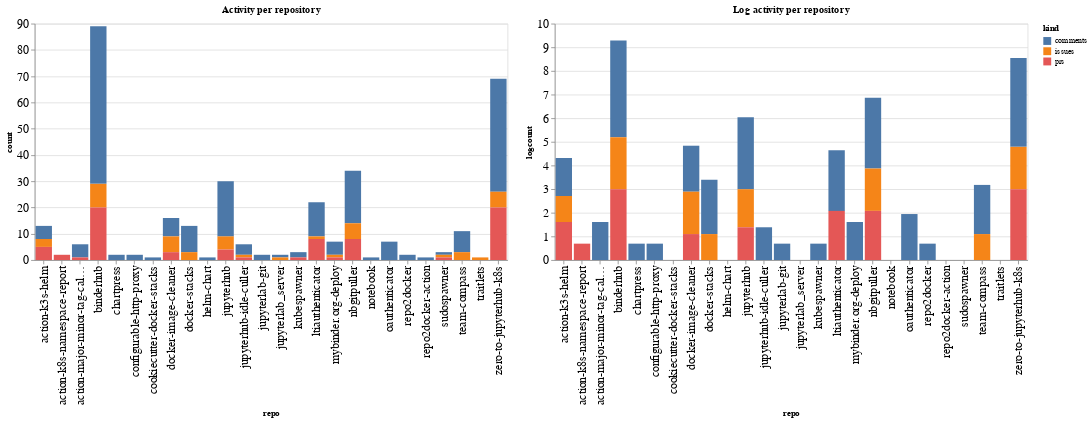

Notebook code for this chart:
### Code cell
ch1 = alt.Chart(repo_summaries, width=600, title="Activity per repository").mark_bar().encode(
    x='repo',
    y='count',
    color='kind',
    tooltip="kind"
)

ch2 = alt.Chart(repo_summaries, width=600, title="Log activity per repository").mark_bar().encode(
    x='repo',
    y='logcount',
    color='kind',
    tooltip="kind"
)

ch1 | ch2

### Figure 1 — Vega-Lite specification as saved in the notebook (floating-point values rounded to 4 significant figures)
{"config": {"axisLeft": {"labelFontSize": 15}, "axisBottom": {"labelFontSize": 15}}, "hconcat": [{"mark": "bar", "encoding": {"color": {"type": "nominal", "field": "kind"}, "tooltip": {"type": "nominal", "field": "kind"}, "x": {"type": "nominal", "field": "repo"}, "y": {"type": "quantitative", "field": "count"}}, "title": "Activity per repository", "width": 600}, {"mark": "bar", "encoding": {"color": {"type": "nominal", "field": "kind"}, "tooltip": {"type": "nominal", "field": "kind"}, "x": {"type": "nominal", "field": "repo"}, "y": {"type": "quantitative", "field": "logcount"}}, "title": "Log activity per repository", "width": 600}], "data": {"name": "data-d552200d214dc7903bfc2af00b90b0c5"}, "$schema": "https://vega.github.io/schema/vega-lite/v4.8.1.json", "datasets": {"data-d552200d214dc7903bfc2af00b90b0c5": [{"repo": "action-k3s-helm", "kind": "comments", "count": 5, "logcount": 1.609}, {"repo": "action-k3s-helm", "kind": "issues", "count": 3, "logcount": 1.099}, {"repo": "action-k3s-helm", "kind": "prs", "count": 5, "logcount": 1.609}, {"repo": "action-k8s-namespace-report", "kind": "prs", "count": 2, "logcount": 0.6931}, {"repo": "action-major-minor-tag-calculator", "kind": "comments", "count": 5, "logcount": 1.609}, {"repo": "action-major-minor-tag-calculator", "kind": "prs", "count": 1, "logcount": 0.0}, {"repo": "binderhub", "kind": "comments", "count": 60, "logcount": 4.094}, {"repo": "binderhub", "kind": "issues", "count": 9, "logcount": 2.197}, {"repo": "binderhub", "kind": "prs", "count": 20, "logcount": 2.996}, {"repo": "chartpress", "kind": "comments", "count": 2, "logcount": 0.6931}, {"repo": "configurable-http-proxy", "kind": "comments", "count": 2, "logcount": 0.6931}, {"repo": "cookiecutter-docker-stacks", "kind": "comments", "count": 1, "logcount": 0.0}, {"repo": "docker-image-cleaner", "kind": "comments", "count": 7, "logcount": 1.946}, {"repo": "docker-image-cleaner", "kind": "issues", "count": 6, "logcount": 1.792}, {"repo": "docker-image-cleaner", "kind": "prs", "count": 3, "logcount": 1.099}, {"repo": "docker-stacks", "kind": "comments", "count": 10, "logcount": 2.303}, {"repo": "docker-stacks", "kind": "issues", "count": 3, "logcount": 1.099}, {"repo": "helm-chart", "kind": "comments", "count": 1, "logcount": 0.0}, {"repo": "jupyterhub", "kind": "comments", "count": 21, "logcount": 3.045}, {"repo": "jupyterhub", "kind": "issues", "count": 5, "logcount": 1.609}, {"repo": "jupyterhub", "kind": "prs", "count": 4, "logcount": 1.386}, {"repo": "jupyterhub-idle-culler", "kind": "comments", "count": 4, "logcount": 1.386}, {"repo": "jupyterhub-idle-culler", "kind": "issues", "count": 1, "logcount": 0.0}, {"repo": "jupyterhub-idle-culler", "kind": "prs", "count": 1, "logcount": 0.0}, {"repo": "jupyterlab-git", "kind": "comments", "count": 2, "logcount": 0.6931}, {"repo": "jupyterlab_server", "kind": "comments", "count": 1, "logcount": 0.0}, {"repo": "jupyterlab_server", "kind": "issues", "count": 1, "logcount": 0.0}, {"repo": "kubespawner", "kind": "comments", "count": 2, "logcount": 0.6931}, {"repo": "kubespawner", "kind": "prs", "count": 1, "logcount": 0.0}, {"repo": "ltiauthenticator", "kind": "comments", "count": 13, "logcount": 2.565}, {"repo": "ltiauthenticator", "kind": "issues", "count": 1, "logcount": 0.0}, {"repo": "ltiauthenticator", "kind": "prs", "count": 8, "logcount": 2.079}, {"repo": "mybinder.org-deploy", "kind": "comments", "count": 5, "logcount": 1.609}, {"repo": "mybinder.org-deploy", "kind": "issues", "count": 1, "logcount": 0.0}, {"repo": "mybinder.org-deploy", "kind": "prs", "count": 1, "logcount": 0.0}, {"repo": "nbgitpuller", "kind": "comments", "count": 20, "logcount": 2.996}, {"repo": "nbgitpuller", "kind": "issues", "count": 6, "logcount": 1.792}, {"repo": "nbgitpuller", "kind": "prs", "count": 8, "logcount": 2.079}, {"repo": "notebook", "kind": "comments", "count": 1, "logcount": 0.0}, {"repo": "oauthenticator", "kind": "comments", "count": 7, "logcount": 1.946}, {"repo": "repo2docker", "kind": "comments", "count": 2, "logcount": 0.6931}, {"repo": "repo2docker-action", "kind": "comments", "count": 1, "logcount": 0.0}, {"repo": "sudospawner", "kind": "comments", "count": 1, "logcount": 0.0}, {"repo": "sudospawner", "kind": "issues", "count": 1, "logcount": 0.0}, {"repo": "sudospawner", "kind": "prs", "count": 1, "logcount": 0.0}, {"repo": "team-compass", "kind": "comments", "count": 8, "logcount": 2.079}, {"repo": "team-compass", "kind": "issues", "count": 3, "logcount": 1.099}, {"repo": "traitlets", "kind": "issues", "count": 1, "logcount": 0.0}, {"repo": "zero-to-jupyterhub-k8s", "kind": "comments", "count": 43, "logcount": 3.761}, {"repo": "zero-to-jupyterhub-k8s", "kind": "issues", "count": 6, "logcount": 1.792}, {"repo": "zero-to-jupyterhub-k8s", "kind": "prs", "count": 20, "logcount": 2.996}]}}
